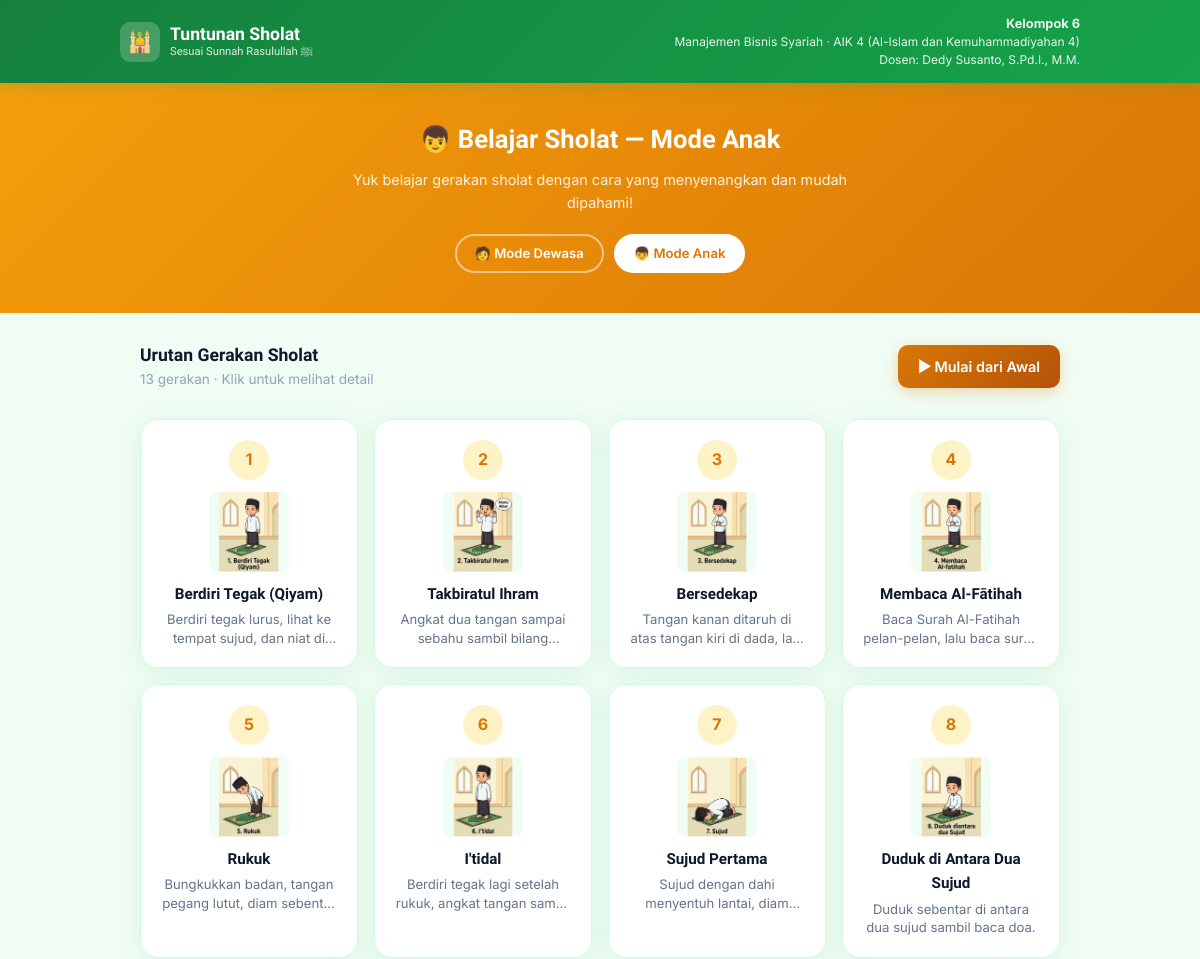
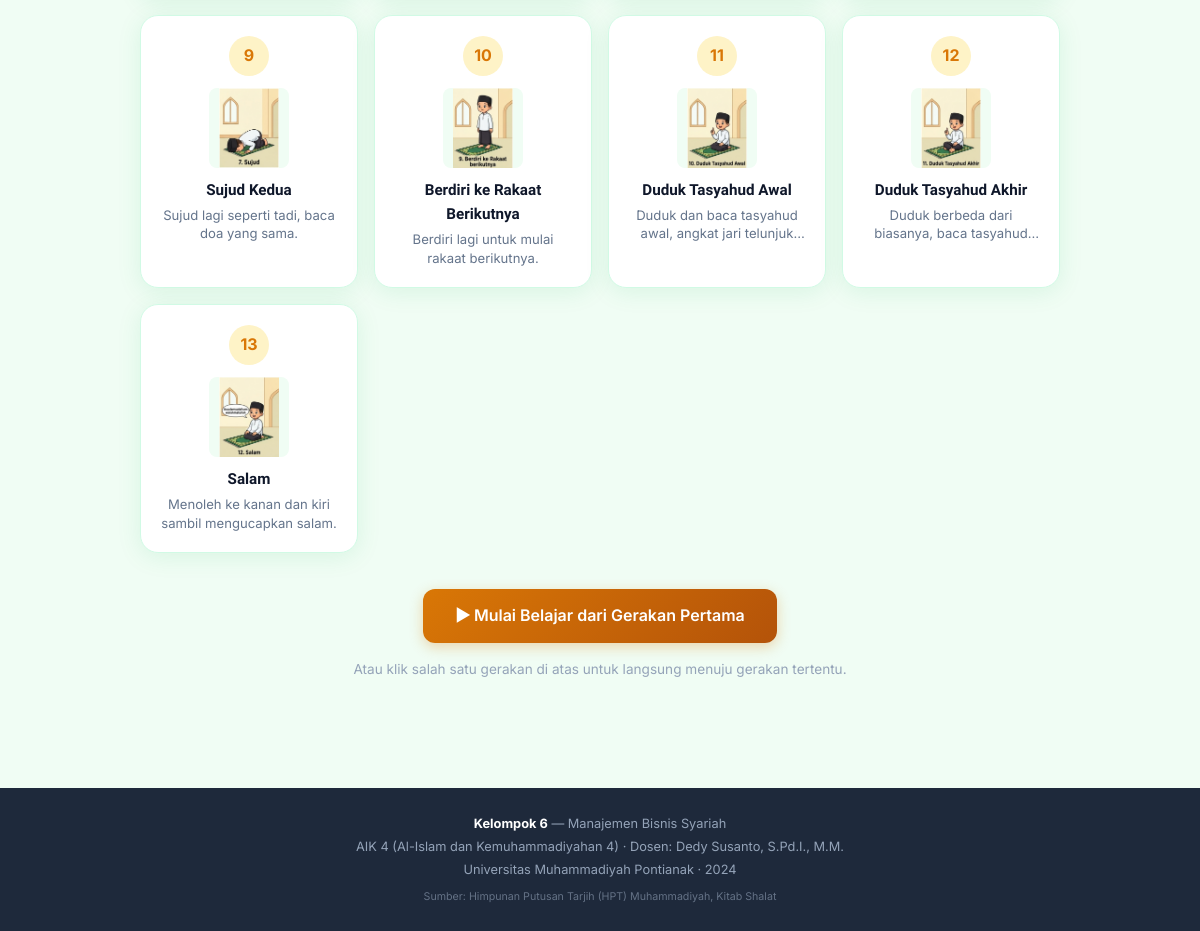
Screenshot of /sholat/anak with the database file from the repository (2 pictures, top to bottom).
### tables this page shows
CREATE TABLE kelompok (
    id          INTEGER PRIMARY KEY AUTOINCREMENT,
    nama_kelompok TEXT NOT NULL,
    prodi       TEXT NOT NULL,
    mata_kuliah TEXT NOT NULL,
    dosen       TEXT NOT NULL
);

CREATE TABLE gerakan (
    id          INTEGER PRIMARY KEY AUTOINCREMENT,
    id_kategori INTEGER NOT NULL,
    nama        TEXT NOT NULL,
    urutan      INTEGER NOT NULL,
    deskripsi   TEXT,
    deskripsi_anak TEXT,
    gambar_url  TEXT,
    video_url   TEXT,
    FOREIGN KEY (id_kategori) REFERENCES kategori(id)
);

### app.py (the view)
@app.route('/sholat/<mode>')
def daftar_gerakan(mode):
    if mode not in ('dewasa', 'anak'):
        return redirect(url_for('index'))
    with get_db() as conn:
        kelompok = conn.execute('SELECT * FROM kelompok LIMIT 1').fetchone()
        kategori = conn.execute(
            'SELECT * FROM kategori WHERE nama = ?', (mode,)
        ).fetchone()
        if not kategori:
            return redirect(url_for('index'))
        gerakan_list = conn.execute(
            'SELECT * FROM gerakan WHERE id_kategori = ? ORDER BY urutan',
            (kategori['id'],)
        ).fetchall()
    return render_template(
        'daftar_gerakan.html',
        kelompok=kelompok,
        gerakan_list=gerakan_list,
        mode=mode
    )

### app.py (called while the page is built)
def get_db():
    conn = sqlite3.connect(DATABASE)
    conn.row_factory = sqlite3.Row
    conn.execute("PRAGMA foreign_keys = ON")
    return conn

### templates/daftar_gerakan.html (shortened to what this page needs)
{% extends 'base.html' %}
{% block content %}
<div class="page-hero">
  <h1>
    {% if mode == 'anak' %}
    👦 Belajar Sholat — Mode Anak
    {% else %}
    🕌 Tuntunan Sholat — Mode Dewasa
    {% endif %}
  </h1>
  <p>
    {% if mode == 'anak' %}
    Yuk belajar gerakan sholat dengan cara yang menyenangkan dan mudah dipahami!
    {% else %}
    Pelajari tata cara sholat sesuai HPT Muhammadiyah secara lengkap dan terperinci.
    {% endif %}
  </p>
  <div class="mode-switch">
    <a href="/sholat/dewasa" class="mode-btn {% if mode == 'dewasa' %}active{% endif %}">🧑 Mode Dewasa</a>
    <a href="/sholat/anak"   class="mode-btn {% if mode == 'anak' %}active{% endif %}">👦 Mode Anak</a>
  </div>
</div>
<div class="container">
  <div style="display:flex;align-items:center;justify-content:space-between;margin-top:28px;flex-wrap:wrap;gap:12px;">
    <div>
      <h2 style="font-family:'Sora',sans-serif;font-size:1.1rem;font-weight:700;">
        Urutan Gerakan Sholat
      </h2>
      <p class="text-muted">{{ gerakan_list|length }} gerakan · Klik untuk melihat detail</p>
    </div>
    <a href="/sholat/{{ mode }}/gerakan/1" class="btn btn-primary {% if mode=='anak' %}btn-gold{% endif %}">
      ▶ Mulai dari Awal
    </a>
  </div>
  <div class="gerakan-grid">
    {% for g in gerakan_list %}
    <a href="/sholat/{{ mode }}/gerakan/{{ g.urutan }}" class="gerakan-card fade-in">
      <div class="gerakan-nomor">{{ g.urutan }}</div>
      {% if g.gambar_url %}
        <img src="{{ g.gambar_url }}" alt="{{ g.nama }}" class="gerakan-thumb"
             onerror="this.style.display='none';this.nextElementSibling.style.display='flex'">
      {% else %}
        <div class="gerakan-thumb-placeholder">🤲</div>
      {% endif %}
      <div class="gerakan-nama">{{ g.nama }}</div>
      <p class="gerakan-desc">
        {% if mode == 'anak' %}
          {{ g.deskripsi_anak }}
        {% else %}
          {{ g.deskripsi }}
        {% endif %}
      </p>
    </a>
    {% endfor %}
  </div>
  <div class="start-wrap">
    <a href="/sholat/{{ mode }}/gerakan/1" class="btn btn-primary btn-lg {% if mode=='anak' %}btn-gold{% endif %}">
      ▶ Mulai Belajar dari Gerakan Pertama
    </a>
    <p class="text-muted mt-4">Atau klik salah satu gerakan di atas untuk langsung menuju gerakan tertentu.</p>
  </div>
</div>
{% endblock %}

### templates/base.html (shortened to what this page needs)
<!DOCTYPE html>
<html lang="id">
<head>
  <link rel="stylesheet" href="{{ url_for('static', filename='css/style.css') }}"/>
</head>
<body>
<header class="site-header">
  <div class="header-inner">
    <a href="{{ url_for('index') }}" class="logo-wrap">
      <div class="logo-icon">🕌</div>
      <div class="logo-text">
        Tuntunan Sholat
        <small>Sesuai Sunnah Rasulullah ﷺ</small>
      </div>
    </a>
    <div class="header-identity">
      <strong>{{ kelompok.nama_kelompok if kelompok else 'Kelompok 6' }}</strong>
      {{ kelompok.prodi if kelompok else 'Manajemen Bisnis Syariah' }} ·
      {{ kelompok.mata_kuliah if kelompok else 'AIK 4' }}<br/>
      Dosen: {{ kelompok.dosen if kelompok else 'Dedy Susanto, S.Pd.I., M.M.' }}
    </div>
  </div>
</header>
<main>
  {% block content %}{% endblock %}
</main>
<footer class="site-footer">
  <strong>{{ kelompok.nama_kelompok if kelompok else 'Kelompok 6' }}</strong> —
  {{ kelompok.prodi if kelompok else 'Manajemen Bisnis Syariah' }}<br/>
  {{ kelompok.mata_kuliah if kelompok else 'AIK 4 (Al-Islam dan Kemuhammadiyahan 4)' }} ·
  Dosen: {{ kelompok.dosen if kelompok else 'Dedy Susanto, S.Pd.I., M.M.' }}<br/>
  Universitas Muhammadiyah Pontianak · 2024<br/>
  <small style="margin-top:6px;display:block;opacity:0.6;">Sumber: Himpunan Putusan Tarjih (HPT) Muhammadiyah, Kitab Shalat</small>
</footer>
</body>
</html>

### static/css/style.css (style rules this page uses)
*, *::before, *::after { box-sizing: border-box; margin: 0; padding: 0; }
:root { --green: #16a34a; --green-dark: #15803d; --green-light: #dcfce7; --green-mid: #bbf7d0; --gold: #d97706; --gold-light: #fef3c7; --cream: #fefce8; --navy: #0f172a; --navy-mid: #1e293b; --slate: #64748b; --muted: #94a3b8; --white: #ffffff; --bg: #f0fdf4; --border: #d1fae5; --radius: 14px; --shadow: 0 4px 24px rgba(22,163,74,0.10); --shadow-lg: 0 8px 40px rgba(22,163,74,0.15); }
html, body { min-height: 100%; font-family: 'Inter', 'Segoe UI', sans-serif; background: var(--bg); color: var(--navy); font-size: 16px; line-height: 1.6; }
.site-header { background: linear-gradient(135deg, var(--green-dark), var(--green)); color: white; padding: 14px 24px; box-shadow: 0 2px 16px rgba(22,163,74,0.25); position: sticky; top: 0; z-index: 100; }
.header-inner { max-width: 960px; margin: 0 auto; display: flex; align-items: center; gap: 16px; flex-wrap: wrap; }
.logo-wrap { display: flex; align-items: center; gap: 10px; text-decoration: none; color: white; }
.logo-icon { width: 40px; height: 40px; background: rgba(255,255,255,0.2); border-radius: 10px; display: flex; align-items: center; justify-content: center; font-size: 20px; flex-shrink: 0; }
.logo-text { font-family: 'Sora', 'Segoe UI', sans-serif; font-weight: 700; font-size: 1.1rem; line-height: 1.2; }
.logo-text small { display: block; font-size: 0.7rem; font-weight: 400; opacity: 0.85; }
.header-identity { margin-left: auto; text-align: right; font-size: 0.75rem; opacity: 0.9; line-height: 1.5; }
.header-identity strong { display: block; font-size: 0.8rem; }
.container { max-width: 960px; margin: 0 auto; padding: 0 20px; }
.btn { display: inline-flex; align-items: center; gap: 8px; padding: 10px 20px; border-radius: 10px; font-size: 0.9rem; font-weight: 600; cursor: pointer; text-decoration: none; border: none; transition: all 0.2s; }
.btn-primary { background: linear-gradient(135deg, var(--green), var(--green-dark)); color: white; box-shadow: 0 4px 14px rgba(22,163,74,0.3); }
.btn-gold { background: linear-gradient(135deg, var(--gold), #b45309); color: white; box-shadow: 0 4px 14px rgba(217,119,6,0.3); }
.btn-lg { padding: 14px 32px; font-size: 1rem; border-radius: 12px; }
.site-footer { background: var(--navy-mid); color: var(--muted); text-align: center; padding: 24px; margin-top: 60px; font-size: 0.8rem; line-height: 1.8; }
.site-footer strong { color: white; }
.fade-in { animation: fadeIn 0.4s ease both; }
.mt-4 { margin-top: 16px; }
.text-muted { color: var(--muted); font-size: 0.85rem; }

### rows the page displays
kelompok: nama_kelompok "Kelompok 6", prodi "Manajemen Bisnis Syariah", mata_kuliah "AIK 4 (Al-Islam dan Kemuhammadiyahan 4)", dosen "Dedy Susanto, S.Pd.I., M.M."
gerakan: urutan "1", gambar_url (picture), nama "Berdiri Tegak (Qiyam)", deskripsi_anak "Berdiri tegak lurus, lihat ke tempat sujud, dan niat…"
gerakan: urutan "2", gambar_url (picture), nama "Takbiratul Ihram", deskripsi_anak "Angkat dua tangan sampai sebahu sambil…"
gerakan: urutan "3", gambar_url (picture), nama "Bersedekap", deskripsi_anak "Tangan kanan ditaruh di atas tangan kiri di dada,…"
gerakan: urutan "4", gambar_url (picture), nama "Membaca Al-Fātihah", deskripsi_anak "Baca Surah Al-Fatihah pelan-pelan, lalu baca…"
gerakan: urutan "5", gambar_url (picture), nama "Rukuk", deskripsi_anak "Bungkukkan badan, tangan pegang lutut, diam…"
gerakan: urutan "6", gambar_url (picture), nama "I'tidal", deskripsi_anak "Berdiri tegak lagi setelah rukuk, angkat tangan…"
gerakan: urutan "7", gambar_url (picture), nama "Sujud Pertama", deskripsi_anak "Sujud dengan dahi menyentuh lantai,…"
gerakan: urutan "8", gambar_url (picture), nama "Duduk di Antara Dua Sujud", deskripsi_anak "Duduk sebentar di antara dua sujud sambil baca doa."
gerakan: urutan "9", gambar_url (picture), nama "Sujud Kedua", deskripsi_anak "Sujud lagi seperti tadi, baca doa yang sama."
gerakan: urutan "10", gambar_url (picture), nama "Berdiri ke Rakaat Berikutnya", deskripsi_anak "Berdiri lagi untuk mulai rakaat berikutnya."
gerakan: urutan "11", gambar_url (picture), nama "Duduk Tasyahud Awal", deskripsi_anak "Duduk dan baca tasyahud awal, angkat jari…"
gerakan: urutan "12", gambar_url (picture), nama "Duduk Tasyahud Akhir", deskripsi_anak "Duduk berbeda dari biasanya, baca…"
gerakan: urutan "13", gambar_url (picture), nama "Salam", deskripsi_anak "Menoleh ke kanan dan kiri sambil mengucapkan salam."

### other values shown
{{ gerakan_list|length }} "13"
